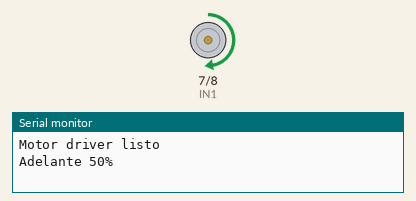
This sketch was run on a simulated Arduino Uno, built with avr-gcc and run on an emulated ATmega328P. Parts: motor-driver pin pairs drawn as motors (green arrow = first pin HIGH = forward, orange = second pin HIGH = backward, longer = more drive, scaled by the enable pin), the last lines printed to the serial monitor.

Above: at 1.0 s.
At 2.5 s:
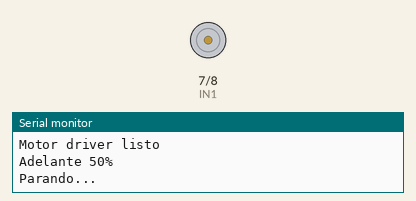
At 4.0 s:
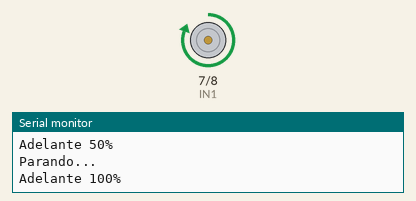
Timing chart, 0 to 5.9 s (numbered marks = the images above):
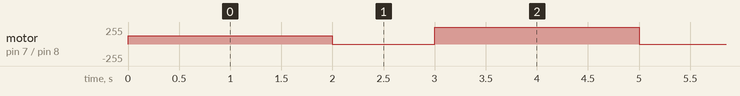

The sketch:

motor_driver.ino
```cpp
// ── PINES DEL DRIVER L298N ─────────────────────────────
// ENA: controla la velocidad mediante PWM
// IN1, IN2: controlan la dirección de giro
#define ENA 5    // pin PWM (~) para velocidad
#define IN1 7    // dirección 1
#define IN2 8    // dirección 2

// ── SETUP ──────────────────────────────────────────────
void setup() {
  // Declaramos los tres pines como salidas
  // En Python sería equivalente a configurar un GPIO
  pinMode(ENA, OUTPUT);
  pinMode(IN1, OUTPUT);
  pinMode(IN2, OUTPUT);

  Serial.begin(9600);
  Serial.println("Motor driver listo");
}

// ── FUNCIONES DE CONTROL ───────────────────────────────
// En Arduino podemos definir funciones fuera del loop()
// igual que en Python definimos funciones con def

// Girar hacia adelante a una velocidad dada (0-255)
void adelante(int velocidad) {
  digitalWrite(IN1, HIGH);  // IN1 = 1, IN2 = 0 → adelante
  digitalWrite(IN2, LOW);
  analogWrite(ENA, velocidad);  // PWM: 0-255
}

// Girar hacia atrás
void atras(int velocidad) {
  digitalWrite(IN1, LOW);   // IN1 = 0, IN2 = 1 → atrás
  digitalWrite(IN2, HIGH);
  analogWrite(ENA, velocidad);
}

// Parar el motor
void parar() {
  digitalWrite(IN1, LOW);
  digitalWrite(IN2, LOW);
  analogWrite(ENA, 0);
}

// ── LOOP ───────────────────────────────────────────────
void loop() {

  // Test 1: adelante al 50% de potencia durante 2 segundos
  Serial.println("Adelante 50%");
  adelante(127);       // 127/255 ≈ 50%
  delay(2000);         // esperamos 2000ms = 2 segundos
                       // delay() es como time.sleep() en Python

  // Test 2: parar 1 segundo
  Serial.println("Parando...");
  parar();
  delay(1000);

  // Test 3: adelante al 100% durante 2 segundos
  Serial.println("Adelante 100%");
  adelante(255);
  delay(2000);

  // Test 4: parar 1 segundo
  parar();
  delay(1000);

  // Test 5: atrás al 75% durante 2 segundos
  Serial.println("Atras 75%");
  atras(191);          // 191/255 ≈ 75%
  delay(2000);

  // Test 6: parar y repetir el ciclo
  Serial.println("Parando...");
  parar();
  delay(1000);
}
```

Measured:
- by itself, motor on pin 7 (IN1) / pin 8 (IN2): stopped → forward 127/255 at 0.00 s, → stopped 2.0 s later, → forward 255/255 1.0 s later, → stopped 2.0 s later, … (87 changes in this stretch)
